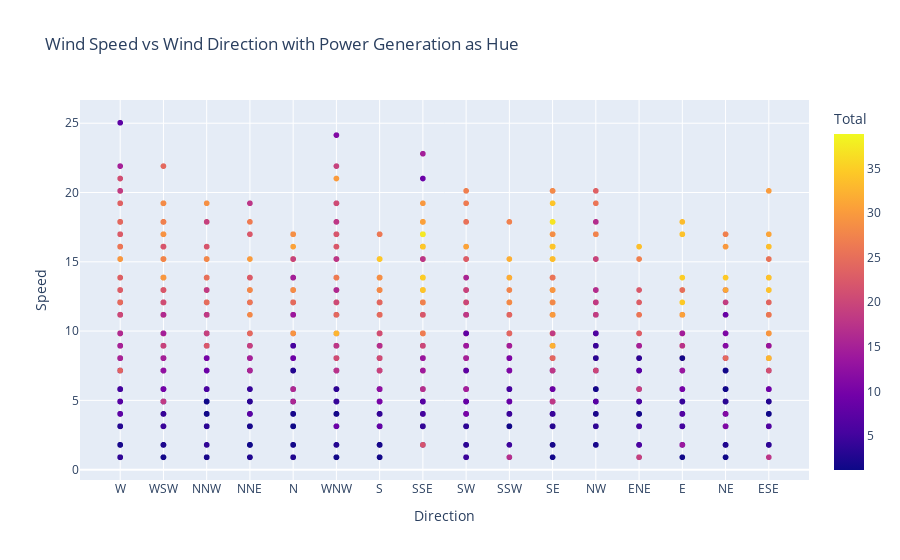

Notebook cell for this chart:
### Code cell
# scatter plot wind speed against wind direction with the power generation as hue
px.scatter(combined_data, x="Direction", y="Speed", color="Total", title="Wind Speed vs Wind Direction with Power Generation as Hue")

### Figure 1 — Plotly figure (JSON) as saved in the notebook; plotly's stock layout.template omitted (floating-point values rounded to 4 significant figures; data arrays with more than 128 entries replaced by an {"elided": "..."} marker saying what was removed)
{"data": [{"hovertemplate": "Direction=%{x}<br>Speed=%{y}<br>Total=%{marker.color}<extra></extra>", "legendgroup": "", "marker": {"color": {"elided": "2881 float values"}, "coloraxis": "coloraxis", "symbol": "circle"}, "mode": "markers", "name": "", "showlegend": false, "type": "scattergl", "x": {"elided": "2881 str values"}, "xaxis": "x", "y": {"elided": "2881 float values"}, "yaxis": "y"}], "layout": {"coloraxis": {"colorbar": {"title": {"text": "Total"}}, "colorscale": [[0, "#0d0887"], [0.1111, "#46039f"], [0.2222, "#7201a8"], [0.3333, "#9c179e"], [0.4444, "#bd3786"], [0.5556, "#d8576b"], [0.6667, "#ed7953"], [0.7778, "#fb9f3a"], [0.8889, "#fdca26"], [1, "#f0f921"]]}, "legend": {"tracegroupgap": 0}, "title": {"text": "Wind Speed vs Wind Direction with Power Generation as Hue"}, "xaxis": {"anchor": "y", "domain": [0, 1], "title": {"text": "Direction"}}, "yaxis": {"anchor": "x", "domain": [0, 1], "title": {"text": "Speed"}}}}
